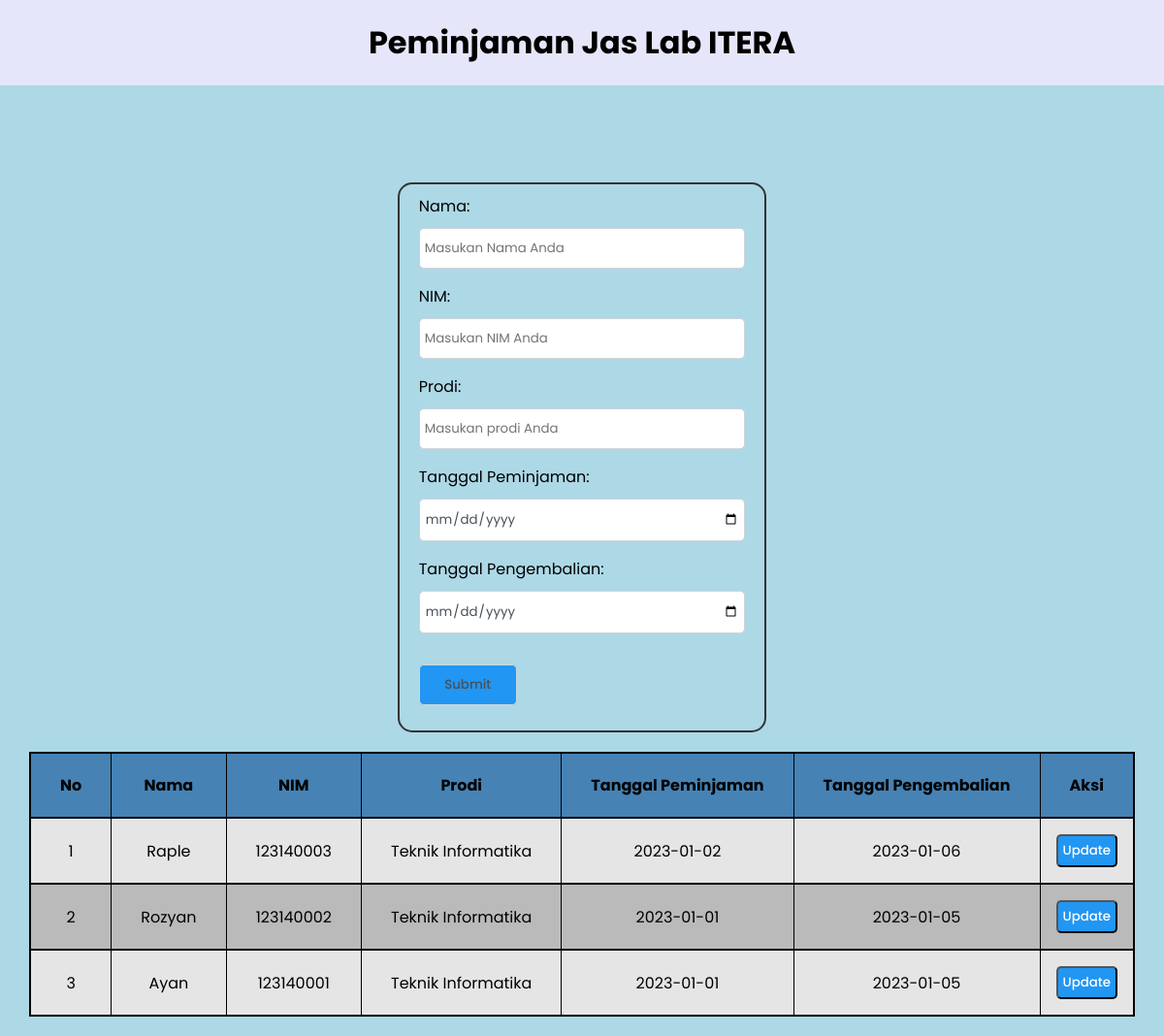
/update.php, run on the app's committed database.
### tables this page shows
CREATE TABLE `mahasiswa` (
  `id` int(11) NOT NULL,
  `nama` varchar(25) NOT NULL,
  `nim` int(25) NOT NULL,
  `prodi` varchar(25) NOT NULL,
  `tanggal_peminjaman` date NOT NULL,
  `tanggal_pengembalian` date NOT NULL
);

### update.php (the view, shortened to what this page needs)
<?php
$host       = "localhost";
$user       = "root";
$password   = "";
$db         = "peminjaman_jas_lab";
$koneksi    = mysqli_connect($host, $user, $password, $db);
$nama                   = "";
$nim                    = "";
$prodi                  = "";
$tanggal_peminjaman     = "";
$tanggal_pengembalian   = "";
?>
<!DOCTYPE html>
<html lang="en">
<head>
    <link href="style.css" rel="stylesheet">
</head>
<body>
    <header>
        <h1>Peminjaman Jas Lab ITERA</h1>
    </header>
    <section>
        <div class="container-update">
            <div class="form-update">
                <form action="update.php" method="post">
                <div class="group">
                    <label for="nama">Nama: </label>
                    <input type="text" class="form-control" id="nama" name="nama" placeholder="Masukan Nama Anda" value="<?php echo $nama?>">
                </div>
                <div class="group">
                    <label for="nim">NIM: </label>
                    <input type="text" class="form-control" id="nim" name="nim" placeholder="Masukan NIM Anda" value="<?php echo $nim?>">
                </div>
                <div class="group">
                    <label for="prodi">Prodi: </label>
                    <input type="text" class="form-control" id="prodi" name="prodi" placeholder="Masukan prodi Anda" value="<?php echo $prodi?>">
                </div>
                <div class="group">
                    <label for="tanggal_peminjaman">Tanggal Peminjaman: </label>
                    <input type="date" class="form-control" id="tanggal_peminjaman" name="tanggal_peminjaman" value="<?php echo $tanggal_peminjaman?>">
                </div>
                <div class="group">
                    <label for="tanggal_pengembalian">Tanggal Pengembalian: </label>
                    <input type="date" class="form-control" id="tanggal_pengembalian" name="tanggal_pengembalian" value="<?php echo $tanggal_pengembalian?>">
                </div>
                <div class="button-form">
                    <input class="button-submit" type="submit" name="submit" value="Submit" >
            </form>
            </div>
            <table class="tabel-update">
            <thead>
                <tr>
                    <th scope="col">No</th>
                    <th scope="col">Nama</th>
                    <th scope="col">NIM</th>
                    <th scope="col">Prodi</th>
                    <th scope="col">Tanggal Peminjaman</th>
                    <th scope="col">Tanggal Pengembalian</th>
                    <th scope="col">Aksi</th>
                </tr>
            </thead>
            <tbody>
                <?php
                    $sql2   = "SELECT * FROM mahasiswa order by id desc";
                    $q2     = mysqli_query($koneksi,$sql2);
                    $urut   = 1;
                    while($r2 = mysqli_fetch_array($q2)){
                        $id                     = $r2['id'];
                        $nama                   = $r2['nama'];
                        $nim                    = $r2['nim'];
                        $prodi                  = $r2['prodi'];
                        $tanggal_peminjaman     = $r2['tanggal_peminjaman'];
                        $tanggal_pengembalian   = $r2['tanggal_pengembalian'];
                        ?>
                        <tr>
                            <td scope="row"><?php echo $urut++ ?></td>
                            <td scope="row"><?php echo $nama ?></td>
                            <td scope="row"><?php echo $nim ?></td>
                            <td scope="row"><?php echo $prodi ?></td>
                            <td scope="row"><?php echo $tanggal_peminjaman ?></td>
                            <td scope="row"><?php echo $tanggal_pengembalian ?></td>
                            <td class="button-aksi">
                                <a href="update.php?op=edit&id=<?php echo $id?>"><button class="button-update">Update</button></a>
                            </td>
                        </tr>
                        <?php
                    }
                ?>
            </tbody>
        </table>
        </div>
    </section>
</body>
</html>

### style.css (style rules this page uses)
* { margin: 0; padding: 0; width: 100%; height: auto; font-family: 'Poppins', serif; box-sizing: border-box; }
body { align-items: center; background-color: #e6e6fa; }
header { display: flex; height: fit-content; }
header h1 { padding: 20px 0; align-items: center; display: flex; justify-content: center; }
section { display: flex; justify-content: center; align-items: center; background-color: #add8e6; }
table { width: fit-content; margin: 20px; margin-bottom: 0; padding: 10px; border-collapse: collapse; border: 2px solid #000000; }
tr { background-color: #4682b4; border: 2px solid #000000; }
thead th, tbody td { width: fit-content; text-align: center; padding: 20px 30px; border: 1px solid #000000; }
tbody tr:nth-child(odd) { background-color: #e6e5e5; color: #000000; }
tbody tr:nth-child(even) { background-color: #bababa; color: #000000; }
.button-aksi { border: 0; padding: 16px; height: max-content; display: flex; flex-direction: row; justify-content: space-between; gap: 5px; }
button { width: fit-content; height: fit-content; padding: 5px; border-radius: 5px; }
.button-update { background-color: #2196F3; font-weight: 500; color: #ffffff; }
.button-aksi a { text-decoration: none; }
form { border: 2px solid #333; border-radius: 15px; width: fit-content; margin-left: auto; margin-right: auto; padding-bottom: 16px; padding: 10px 20px; display: block; }
.group { margin-bottom: 16px; }
input { padding: 10px 5px; border: 1px solid #ced4da; border-radius: 5px; color: #495057; }
label { display: inline-block; margin-bottom: 10px; width: fit-content; }
.button-form { width: auto; margin-right: 70%; padding: 16px 0; }
.button-submit { background-color: #2196F3; padding: 10px 5px; border-radius: 5px; font-weight: 500; }
.tabel-update { margin-bottom: 20px; }
.container-update { width: auto; height: auto; justify-content: center; }
.form-update { margin-top: 100px; }

### data on the page
mahasiswa: nama "Raple", nim "123140003", prodi "Teknik Informatika", tanggal_peminjaman "2023-01-02", tanggal_pengembalian "2023-01-06"
mahasiswa: nama "Rozyan", nim "123140002", prodi "Teknik Informatika", tanggal_peminjaman "2023-01-01", tanggal_pengembalian "2023-01-05"
mahasiswa: nama "Ayan", nim "123140001", prodi "Teknik Informatika", tanggal_peminjaman "2023-01-01", tanggal_pengembalian "2023-01-05"
